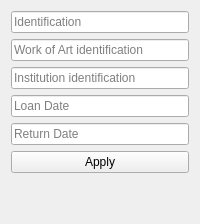
                <widget class="QWidget" name="create_loan">
                 <attribute name="title">
                  <string>Loan</string>
                 </attribute>
                 <layout class="QVBoxLayout" name="verticalLayout_19">
                  <item>
                   <widget class="QLineEdit" name="line_loan_id">
                    <property name="text">
                     <string/>
                    </property>
                    <property name="placeholderText">
                     <string>Identification</string>
                    </property>
                   </widget>
                  </item>
                  <item>
                   <widget class="QLineEdit" name="line_loan_work_of_art_id">
                    <property name="text">
                     <string/>
                    </property>
                    <property name="placeholderText">
                     <string>Work of Art identification</string>
                    </property>
                   </widget>
                  </item>
                  <item>
                   <widget class="QLineEdit" name="line_loan_institution_id">
                    <property name="text">
                     <string/>
                    </property>
                    <property name="placeholderText">
                     <string>Institution identification</string>
                    </property>
                   </widget>
                  </item>
                  <item>
                   <widget class="QLineEdit" name="line_loan_date">
                    <property name="text">
                     <string/>
                    </property>
                    <property name="placeholderText">
                     <string>Loan Date</string>
                    </property>
                   </widget>
                  </item>
                  <item>
                   <widget class="QLineEdit" name="line_loan_return_date">
                    <property name="text">
                     <string/>
                    </property>
                    <property name="placeholderText">
                     <string>Return Date</string>
                    </property>
                   </widget>
                  </item>
                  <item>
                   <widget class="QPushButton" name="btn_apply_loan">
                    <property name="text">
                     <string>Apply</string>
                    </property>
                   </widget>
                  </item>
                  <item>
                   <spacer name="verticalSpacer_9">
                    <property name="orientation">
                     <enum>Qt::Vertical</enum>
                    </property>
                    <property name="sizeHint" stdset="0">
                     <size>
                      <width>20</width>
                      <height>40</height>
                     </size>
                    </property>
                   </spacer>
                  </item>
                 </layout>
                </widget>
